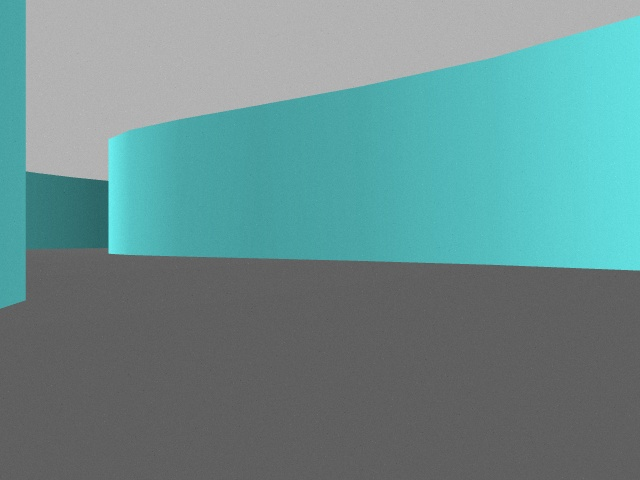
#> input picture Tutorials/137125000000~0~0087266462.jpg, 640 x 480 px
$ python grayscale_histogram.py --image '137125000000~0~0087266462.jpg'
#> lines starting #> are read from the running program, lines starting #| are printed output that depends on the picture
from matplotlib import pyplot as plt
import argparse
import cv2


ap=argparse.ArgumentParser()
ap.add_argument("-i","--image",required=True,help="Path to the image")
args=vars(ap.parse_args())

image=cv2.imread(args['image'])
#> image is the input picture: shape (480, 640, 3); mean B, G, R 142, 141.7, 105.6

#convert the image to grayscale and show it
image=cv2.cvtColor(image,cv2.COLOR_BGR2GRAY)
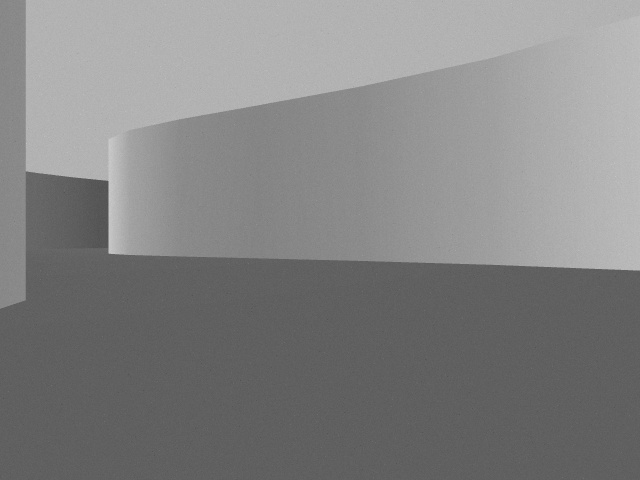
#> image: shape (480, 640); min 80, max 202, mean 131
cv2.imshow("Original",image)
cv2.waitKey(0)

#compute the histogram
#The order: images, channels, mask, histSize, ranges
hist=cv2.calcHist([image],[0],None,[256],[0,256])
#> hist = 256 values, max 32832 at index 96, min 0 at index 0, mean 1200

plt.figure()
plt.title("Grayscale Histogram")
plt.xlabel("Bins")
plt.ylabel("# of Pixels")
plt.plot(hist)
plt.xlim([0,256])
plt.show()
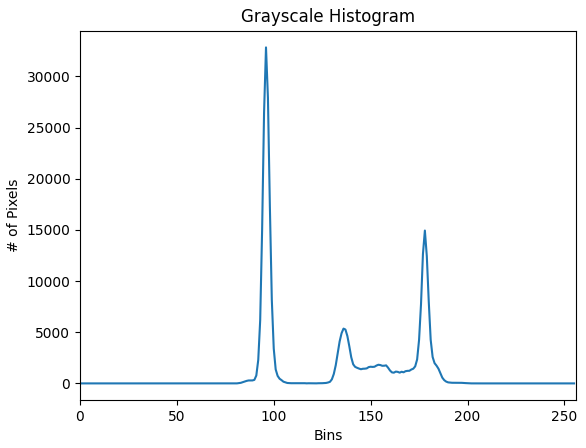
#> figure drawn by matplotlib, 1 panel; curve peaks at x = 96, y = 32832
